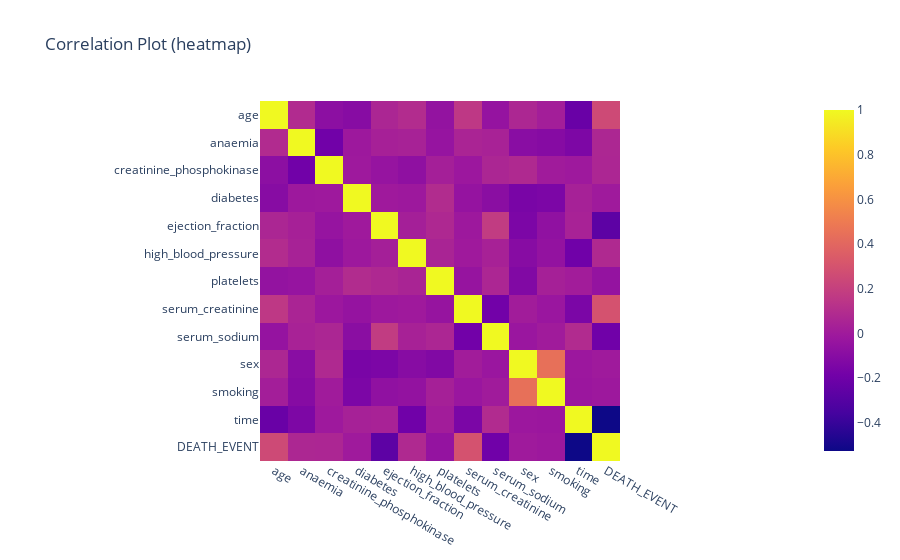

Notebook cell for this chart:
### Code cell
px.imshow(df.corr(), title="Correlation Plot (heatmap)")

### Figure 1 — Plotly figure (JSON) as saved in the notebook; plotly's stock layout.template omitted (floating-point values rounded to 4 significant figures; data arrays with more than 128 entries replaced by an {"elided": "..."} marker saying what was removed)
{"data": [{"coloraxis": "coloraxis", "hovertemplate": "x: %{x}<br>y: %{y}<br>color: %{z}<extra></extra>", "name": "0", "type": "heatmap", "x": ["age", "anaemia", "creatinine_phosphokinase", "diabetes", "ejection_fraction", "high_blood_pressure", "platelets", "serum_creatinine", "serum_sodium", "sex", "smoking", "time", "DEATH_EVENT"], "xaxis": "x", "y": ["age", "anaemia", "creatinine_phosphokinase", "diabetes", "ejection_fraction", "high_blood_pressure", "platelets", "serum_creatinine", "serum_sodium", "sex", "smoking", "time", "DEATH_EVENT"], "yaxis": "y", "z": {"elided": "13x13 float values"}}], "layout": {"coloraxis": {"colorscale": [[0, "#0d0887"], [0.1111, "#46039f"], [0.2222, "#7201a8"], [0.3333, "#9c179e"], [0.4444, "#bd3786"], [0.5556, "#d8576b"], [0.6667, "#ed7953"], [0.7778, "#fb9f3a"], [0.8889, "#fdca26"], [1, "#f0f921"]]}, "title": {"text": "Correlation Plot (heatmap)"}, "xaxis": {"anchor": "y", "constrain": "domain", "domain": [0, 1], "scaleanchor": "y"}, "yaxis": {"anchor": "x", "autorange": "reversed", "constrain": "domain", "domain": [0, 1]}}}
